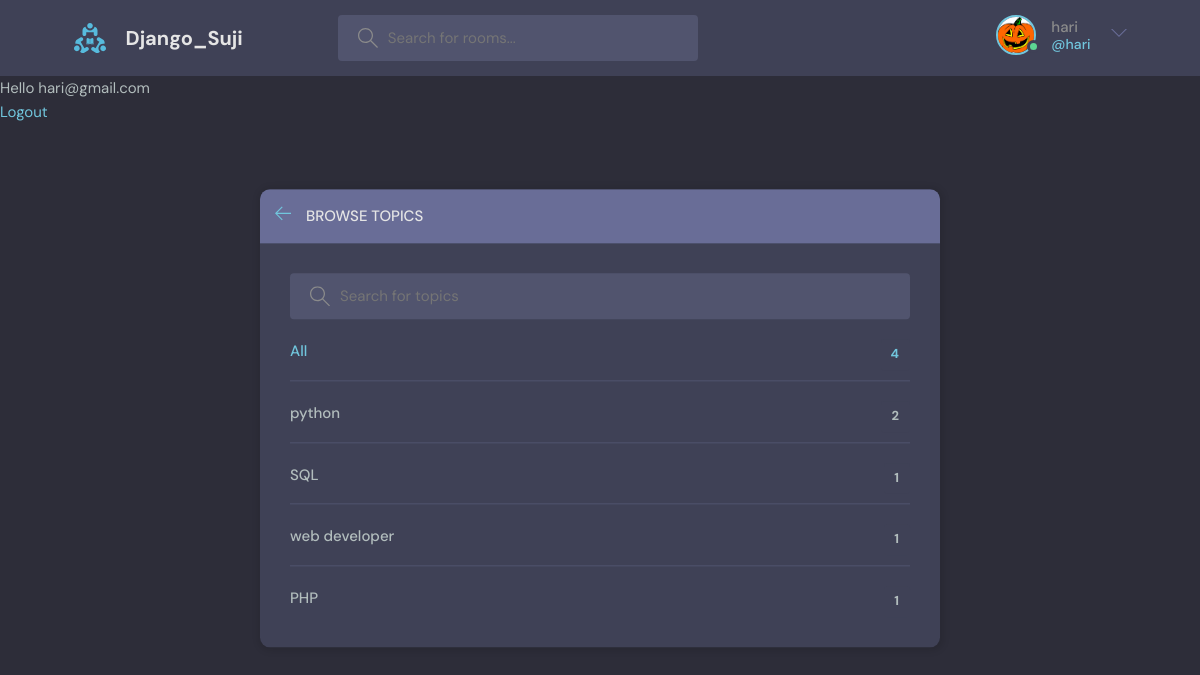
Screenshot of /topics/ (signed in) with the database file from the repository.
### base/models.py (models this page shows, shortened)
class User(AbstractUser):
    name = models.CharField(max_length=200, null=True)
    email = models.EmailField(unique=True, null=True)
    bio = models.TextField(null=True)
    avatar = models.ImageField(null=True, default="avatar.svg")
    USERNAME_FIELD = 'email'
    REQUIRED_FIELDS = []

class Topic(models.Model):
    name = models.CharField(max_length=200)

### base/views.py (the view)
# urls.py: path('topics/', views.topicsPage, name="topics"),
def topicsPage(request):
    q = request.GET.get('q') if request.GET.get('q')!=None else ''
    topics = Topic.objects.filter(name__icontains=q)
    return render(request,'base/topics.html',{'topics': topics})

### base/templates/base/topics.html (shortened to what this page needs)
{% extends 'main.html' %}
    {% block content %}
    <main class="create-room layout">
      <div class="container">
        <div class="layout__box">
          <div class="layout__boxHeader">
            <div class="layout__boxTitle">
              <a href="{% url 'home' %}">
                <svg version="1.1" xmlns="http://www.w3.org/2000/svg" width="32" height="32" viewBox="0 0 32 32">
                  <title>arrow-left</title>
                  <path
                    d="M13.723 2.286l-13.723 13.714 13.719 13.714 1.616-1.611-10.96-10.96h27.625v-2.286h-27.625l10.965-10.965-1.616-1.607z"
                  ></path>
                </svg>
              </a>
              <h3>Browse Topics</h3>
            </div>
          </div>
          <div class="topics-page layout__body">
            <form action="" method="GET" class="header__search">
              <label>
                <input name="q" placeholder="Search for topics" />
              </label>
            </form>
            <ul class="topics__list">
              <li>
                <a href="{% url 'topics' %}" class="active">All <span>{{topics.count}}</span></a>
              </li>
              {% for topic in topics %}
              <li>
                <a href="{% url 'home' %}?q={{topic.name}}">{{topic.name}} <span>{{topic.room_set.all.count}}</span></a>
              </li>
              {% endfor %}
            </ul>
          </div>
        </div>
      </div>
    </main>
  {% endblock content %}

### templates/navbar.html (shortened to what this page needs)
{% load static %}
<header class="header header--loggedIn">
    <div class="container">
      <a href="{% url 'home' %}" class="header__logo">
        <img src="{% static 'images/logo.svg' %}" />
        <h1>Django_Suji</h1>
      </a>
      <form class="header__search" method="GET" action="{% url 'home' %}">
        <label>
          <input name="q" placeholder="Search for rooms..." />
        </label>
      </form>
      <nav class="header__menu">
        {% if request.user.is_authenticated %}
        <div class="header__user">
          <a href="{% url 'update-user' %}">
            <div class="avatar avatar--medium active">
              <img src="{{request.user.avatar.url}}" />
            </div>
            <p>{{request.user.username}} <span>@{{request.user.username}}</span></p>
          </a>
          <button class="dropdown-button">
            <svg version="1.1" xmlns="http://www.w3.org/2000/svg" width="32" height="32" viewBox="0 0 32 32">
              <title>chevron-down</title>
              <path d="M16 21l-13-13h-3l16 16 16-16h-3l-13 13z"></path>
            </svg>
          </button>
        </div>
        {% else %}
        <a href="{% url 'login' %}">
          <img src="{% static 'images/avatar.svg' %}" />
          <p>Login</p>
        </a>
        {% endif %}
      </nav>
    </div>
  </header>
{% if request.user.is_authenticated %}
<p>Hello {{request.user}}</p>
<a href ="{% url 'logout' %}">Logout</a>
{% else %}
<a href="{% url 'login' %}">Login</a>
{% endif %}

### static/styles/style.css (style rules this page uses)
:root { --color-main: #71c6dd; --color-main-light: #e1f6fb; --color-dark: #3f4156; --color-dark-medium: #51546e; --color-dark-light: #696d97; --color-light: #e5e5e5; --color-gray: #8b8b8b; --color-light-gray: #b2bdbd; --color-bg: #2d2d39; --color-success: #5dd693; --color-error: #fc4b0b; }
* { font-family: "DM Sans", -apple-system, BlinkMacSystemFont, "Segoe UI", Roboto, Oxygen, Ubuntu, Cantarell, "Open Sans", "Helvetica Neue", sans-serif; margin: 0; padding: 0; box-sizing: border-box; text-rendering: optimizeLegibility; font-size: inherit; }
html { font-size: 56.25%; }
@media only screen and (min-width: 1200px) { html { font-size: 62.5%; } }
body { line-height: 1.6; font-weight: 400; font-size: 1.5rem; color: var(--color-light-gray); background-color: var(--color-bg); min-height: 100vh; }
img { width: 100%; }
a { display: inline-block; color: var(--color-main); text-decoration: none; }
.container { max-width: 120rem; width: 90%; margin: auto; }
.avatar { position: relative; display: inline-block; border-radius: 50%; border: 2px solid var(--color-main); }
.avatar img { display: block; border-radius: 50%; object-fit: cover; object-position: center; }
.avatar::after { content: ""; display: block; position: absolute; background-color: var(--color-gray); z-index: 111; border-radius: 50%; border: 0.3rem solid var(--color-dark); }
.avatar.active::after { background-color: var(--color-success); }
.avatar.avatar--medium img { width: 3.6rem; height: 3.6rem; border-radius: 50%; }
.avatar.avatar--medium:after { width: 0.7rem; height: 0.7rem; bottom: 0px; right: -6px; }
.header { padding: 1.5rem; background-color: var(--color-dark); }
.header > .container { display: flex; gap: 9.5rem; }
.header__logo, .header__user { display: flex; gap: 2rem; align-items: center; }
.header__logo > img { height: 3.2rem; width: 3.2rem; }
.header__logo > h1 { font-weight: 700; font-size: 2rem; color: var(--color-light); }
.header__search > label { background-color: var(--color-dark-medium); padding: 1.3rem 1rem; display: flex; align-items: center; gap: 1rem; border-radius: 4px; }
.header__search svg { fill: var(--color-gray); width: 2rem; height: 2rem; margin-left: 1rem; }
.header__search input { width: 30rem; background: transparent; border: none; outline: none; color: var(--color-light); }
.header__menu { margin-left: auto; position: relative; }
.header__menu a { display: flex; gap: 1.5rem; align-items: center; font-weight: 500; text-decoration: none; color: var(--color-gray); }
.header__menu img { height: 3.6rem; }
.header__menu p { line-height: 1.2; }
.header__menu span { color: var(--color-main); font-weight: 500; font-size: 1.4rem; display: block; }
.header__menu svg { width: 1.6rem; height: 1.6rem; fill: var(--color-dark-light); }
.dropdown-button { background: transparent; border: 0; outline: 0; cursor: pointer; }
.layout { margin-top: 2.4rem; }
.layout > .container { display: flex; justify-content: space-between; align-items: flex-start; }
.layout__box { width: 90%; max-width: 48rem; min-height: 40rem; position: absolute; top: 50%; left: 50%; transform: translate(-50%, -46%); background-color: var(--color-dark); border-radius: 1rem; box-shadow: 1px 1px 6px 3px rgba(0, 0, 0, 0.1); overflow: hidden; }
.layout__boxHeader { display: flex; padding: 1.5rem; background-color: var(--color-dark-light); }
.layout__boxTitle { display: flex; gap: 1.5rem; align-items: center; }
.layout__boxTitle h3 { text-transform: uppercase; font-weight: 500; color: var(--color-light); }
.layout__boxTitle svg { width: 1.6rem; height: 1.6rem; fill: var(--color-main); }
.layout__body { margin: 3rem; }
.topics__list { list-style: none; }
.topics__list li a { display: flex; justify-content: space-between; margin-bottom: 3rem; font-weight: 500; color: var(--color-light-gray); transition: all 0.3s ease-in-out; }
.topics__list li a.active, .topics__list li a:hover { color: var(--color-main); }
.topics__list li a span { padding: 0.5rem 1rem; background-color: var(--color-dark); border-radius: 3px; font-size: 1.3rem; font-weight: 700; letter-spacing: 1px; }
.topics-page .topics__list li:not(:last-child) a { margin: 2rem 0; padding-bottom: 1rem; text-decoration: none; border-bottom: 1px solid var(--color-dark-medium); }
.topics-page .header__search { display: block; }
.create-room.layout .layout__box { max-width: 68rem; }

### rows the page displays
User: user.avatar (picture), user.username "hari", user "hari@gmail.com"
Topic: name "python", room_set.all.count "2"
Topic: name "SQL", room_set.all.count "1"
Topic: name "web developer", room_set.all.count "1"
Topic: name "PHP", room_set.all.count "1"

### other values shown
{{ topics.count }} "4"
